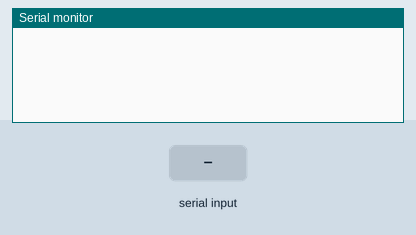
Simulated run of this sketch. Board: Arduino Uno, built with avr-gcc and run on an emulated ATmega328P. On the bench: the last lines printed to the serial monitor. Inputs (shaded band) come from the test bench.

Above: at 1.2 s.
1.3 s: "left" received over the second serial link
At 2.3 s:
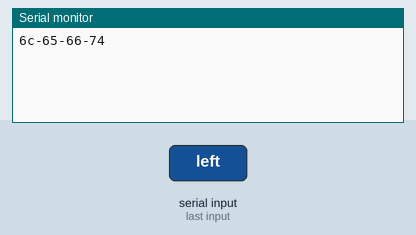
2.8 s: "right" received over the second serial link
At 4.3 s:
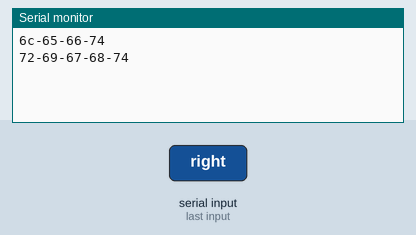

Measured:
- after the input at 1.3 s, the serial monitor: prints a new line at once (image 1)
- after the input at 2.8 s, the serial monitor: prints a new line at once (image 2)

The sketch:

arduino-rfid.ino
```cpp
//#include <AltSoftSerial.h>
//AltSoftSerial myserial;
// AltSoftSerial always uses these pins:
//
// Board          Transmit  Receive   PWM Unusable
// -----          --------  -------   ------------
// Teensy 3.0 & 3.1  21        20         22
// Teensy 2.0         9        10       (none)
// Teensy++ 2.0      25         4       26, 27
// Arduino Uno        9         8         10
// Arduino Leonardo   5        13       (none)
// Linkit 7688 Duo    5        13       (none)
// Arduino Mega      46        48       44, 45
// Wiring-S           5         6          4
// Sanguino          13        14         12

#include <SoftwareSerial.h>
#define RXPIN 8
#define TXPIN 9
SoftwareSerial myserial(RXPIN,TXPIN);

#define LCD_DISPLAY 0  //是否要啟用LCD顯示? (SDA ->A4, SDL->A5)
#define NORMAL_TAG_HEX_LENGTH 22  //正常的TAG, HEX格式轉成String的長度, 例如44-16-1-ed-ac-3c-d-e-30-0-e2-0-81-81-81-6-2-55-13-30-91-b 為 22
#define maxDelayTimeSameTag 30000  //幾秒內重複的內容就忽略
#define debugOutput 0
#define delayTime_after 35
#define delayTime_before 10

//-->  Command: Inventory
//-->     [0] [1]   [2]     [3]           [4]   [5]   [6~ ]
//-->    固定 長度  幾筆TAG EPC長度(byte) 保留  保留  TAG_ID___________________________
//-->     32    12    1      e               30     0  e2 0 81 81 81 6 2 55 13 40 91 c
char command_scantag[]={ 0x43,0x04,0x01,0xcd };
char command_scantag_next[]={ 0x31,0x03,0x02 };

//-->  Command: Inventory with RSSI
//-->     [0] [1]   [2]     [3]           [4]   [5]   [6~ ]
//-->    固定 長度  幾筆TAG RSSI TAG_Frequency  EPC長度(byte)   保留  保留  TAG_ID_________________________________
//-->     44    16    1       9d  fc 37 d           e             30    0   e2 0 81 81 81 6 2 55 13 40 91 c
char command_inventorytag[]={ 0x43,0x03,0x01 };
char command_inventorytag_next[]={ 0x43,0x03,0x02 };

//-->  Command: Select or Isolate Tag
//char command_findtag[]={ 0x33, 0x0F, 0x0C, 0xe2, 0x00, 0x81, 0x81, 0x81, 0x06, 0x02, 0x55, 0x13, 0x40, 0x91, 0x0c, 0x00, 0x00, 0x00, 0x00 };
char command_findtag[]={  0x33, 0x0F, 0x0C, 0xe2, 0x00, 0x40, 0x00, 0x83, 0x12, 0x02, 0x16, 0x10, 0x10, 0xb2, 0x05 };
//char command_findtag[]={  0x33, 0x0F, 0x0C, 0xe2, 0x0, 0x40, 0x0, 0x83, 0x12, 0x2, 0x16, 0x10, 0x10, 0xb2, 0x5  };

//-->  Command: Read from Tag
//-->     [0] [1]   [2]     [3]           [4]   [5]   [6~ ]
//-->    固定 長度  幾筆TAG RSSI TAG_Frequency  EPC長度(byte)   保留  保留  TAG_ID_________________________________
//-->     44    16    1       9d  fc 37 d           e             30    0   e2 0 81 81 81 6 2 55 13 40 91 c
char command_readtag[]={ 0x37, 0x05, 0x01, 0x02, 0x06 };

//-->  write to tags
//char command_scantag[]={ 0x35, 0x15, 0x01, 0x02, 0x00, 0x00, 0x00, 0x00, 0x06, 0x01, 0x02, 0x03, 0x04, 0x05, 0x06, 0x07, 0x08, 0x09, 0x10, 0x11, 0x12 };
//Find a tag
//char command_scantag[]={ 0x33, 0x0F, 0x0C, 0x30, 0x08, 0x33, 0xb2, 0xdd, 0xd9, 0x01, 0x40  };

byte incomingByte;
unsigned long lastScanTime = millis();
String lastScan;
String rfidGet;

#if defined(LCD_DISPLAY)
  #include <Wire.h>
  #include <LiquidCrystal_I2C.h>
  LiquidCrystal_I2C lcd(0x27,20,4);  //set the LCD address to 0x27 for a 16 chars and 2 line display
#endif

void displayLCD(int yPosition, String txtMSG) {
  int xPos;
   if(txtMSG.length()>16) {
     xPos = 0;
     if(xPos<0) xPos=0;
   }else{
      xPos = (16-txtMSG.length())/2;
   }
   lcd.setCursor(xPos,yPosition);
   lcd.print(txtMSG);
}

String padString(String stringTXT, char padTXT, int limitWidth,String alignType) {
  int numEmpty = limitWidth - stringTXT.length();
  for (int numI = 0; numI < numEmpty; numI++) {
    if(alignType=="left") {
      stringTXT = stringTXT + padTXT;
    }else if(alignType=="right") {
      stringTXT = padTXT + stringTXT;
    }else{
      (numI % 2 == 0) ? (stringTXT = padTXT + stringTXT) : (stringTXT = stringTXT + padTXT);
    }
  }
  return stringTXT;
}

void writeTAG() {
  myserial.print(command_scantag);
  delay(5);
  myserial.print(command_findtag);
}

String getValue(String data, char separator, int index)
{
  int found = 0;
  int strIndex[] = {0, -1};
  int maxIndex = data.length()-1;

  for(int i=0; i<=maxIndex && found<=index; i++){
    if(data.charAt(i)==separator || i==maxIndex){
        found++;
        strIndex[0] = strIndex[1]+1;
        strIndex[1] = (i == maxIndex) ? i+1 : i;
    }
  }

  return found>index ? data.substring(strIndex[0], strIndex[1]) : "";
}

boolean compareTag(String tag1, String tag2) {
  boolean rtnValue = 0;
  boolean tmpValue = 1;
  if(tag1.length()>NORMAL_TAG_HEX_LENGTH && tag2.length()>NORMAL_TAG_HEX_LENGTH) {
    if(tag1.length() == tag2.length()) {
      for(int i=6; i<NORMAL_TAG_HEX_LENGTH; i++){
        if(getValue(tag1, '-', i) != getValue(tag2, '-', i)) tmpValue = 0;
      }

      if(tmpValue==0) {
        rtnValue = 0;
      }else{
        rtnValue = 1;
      }
    }


    return rtnValue;
  }

  return rtnValue;
}

void readSerialOut() {

    String rfidGetString;
    unsigned int i = 0;
    boolean submitData = 0;

    if(myserial.available()) {
      lastScan = rfidGet;
      rfidGet = "";
      while (myserial.available())
      {
        incomingByte = myserial.read();
        rfidGetString.concat(char(incomingByte)); // for String type
        if(i>0) rfidGet.concat('-');  // for HEX type
        rfidGet.concat( String(incomingByte, HEX) );  // for HEX type
        i++;
      }
    }

    if(debugOutput==1) {
      Serial.print("lastScan --> "); Serial.println(lastScan);
      Serial.print("nowScan --> "); Serial.println(rfidGet);
      //Serial.print("i --> "); Serial.println(i);
    }


    if(i>=NORMAL_TAG_HEX_LENGTH) {
      /*
      //Serial.println("i>=NORMAL_TAG_HEX_LENGTH ");

      if(compareTag(lastScan,rfidGet)==0) {  // last tag and this tag are different
        if(debugOutput==1) Serial.println("Different tag.");
        submitData = 1;
      }else{
        if(millis()-lastScanTime>maxDelayTimeSameTag) {
          if(debugOutput==1) Serial.println("Same tag, but this tag not seen for a period.");
          submitData = 1;
        }else{
          if(debugOutput==1) Serial.println("Same tag, but has to wait.");
        }
      }
    */
    submitData = 1;

      if(submitData==1) {
        if(debugOutput==1) {
          Serial.print(" TAG numbers: ");Serial.print(getValue(rfidGet,'-',2)); Serial.print("---> ");
        }
        Serial.print(" TAG:"); Serial.println(rfidGet);

        lastScanTime = millis();
        if(LCD_DISPLAY==1) {
          displayLCD(0, "                    ");
          displayLCD(1, "                    ");
          displayLCD(2, "                    ");
          displayLCD(3, "                    ");

        //unsigned int rfidLength = rfidGet.length();
        //unsigned int lines = rfidLength/20;
        displayLCD(0, rfidGet);
        //lcd.clear();
        }
      }
    }else{
      Serial.println(rfidGet);
      rfidGet = lastScan;

    }

    if(debugOutput==1) Serial.println("--------------------------------------------------------------------------------------");
    Serial.flush();
}

void setup()
{
  Serial.begin(9600);
  myserial.begin(9600);


  if(LCD_DISPLAY==1) {
    lcd.begin();
    lcd.backlight();
    displayLCD(0, "SunplusIT RFID");
    displayLCD(1, "Press R to scan");
  }
}


boolean i = true;

void loop() {

  //Serial.println(i);

  if(myserial.available()) {
    readSerialOut();
    delay(delayTime_before);
  }else{

    myserial.print(command_scantag);
    myserial.flush();
    delay(delayTime_after);
    /*
    if(i == true) {
      myserial.print(command_scantag);
      i = false;
    }else{
      myserial.print(command_scantag_next);
      i = true;
    }
    delay(delayTime_after);
    */
  }


}
```
